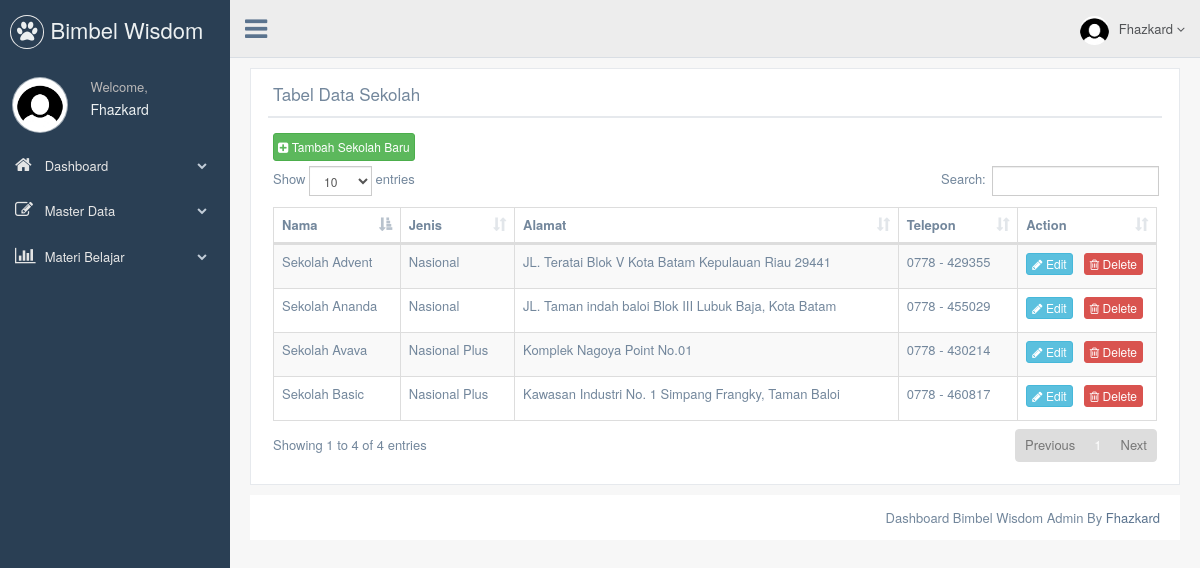
Page /dashboard/sekolah/index.php (signed in) on the committed database.
### tables this page shows
CREATE TABLE `sekolah` (
  `sekolah_id` int(11) NOT NULL,
  `nama` varchar(30) NOT NULL,
  `jenis` varchar(20) NOT NULL,
  `alamat` text NOT NULL,
  `tlp` varchar(20) NOT NULL
);

### dashboard/sekolah/index.php (the view, shortened to what this page needs)
<?php include "../header.php";?>
        <div class="row">
            <div class="col-md-12 col-sm-12 col-xs-12">
                <div class="x_panel">
                <div class="x_title">
                  <h2>Tabel Data Sekolah</h2>
                  <div class="clearfix"></div>
                </div>
                <div class="x_content">
                    <a href="#" class="btn btn-success btn-xs" style="padding:4px;" data-toggle="modal" data-target=".tambah"><i class="fa fa-plus-square" ></i> Tambah Sekolah Baru</a>
                  <table id="datatable-responsive" class="table table-striped table-bordered dt-responsive nowrap" cellspacing="0" width="100%">
                    <thead>
                      <tr>
                        <th>Nama </th>
                        <th>Jenis </th>
                        <th>Alamat </th>
                        <th>Telepon </th>
                        <th>Action</th>
                      </tr>
                    </thead>
					<tbody>
					<?php
						include '../../koneksi/konek.php';
						$selek_data = mysqli_query($koneksi, "SELECT * FROM sekolah");
						while($data = mysqli_fetch_array($selek_data)){
							?>
                      <tr class=" ">
                        <td class=" "><?php echo $data['nama']; ?></td>
                        <td class=" "><?php echo $data['jenis']; ?></td>
                        <td class=" "><?php echo $data['alamat']; ?></td>
                        <td class="a-right a-right "><?php echo $data['tlp']; ?></td>
                        <td class=" last">
							<a id="edit_link" href="#" class="btn btn-info btn-xs last" data-toggle="modal" data-target=".edit"
							data-sekolah_id="<?php echo $data['sekolah_id']; ?>"
							data-nama="<?php echo $data['nama']; ?>"
							data-jenis="<?php echo $data['jenis']; ?>"
							data-alamat="<?php echo $data['alamat']; ?>"
							data-tlp="<?php echo $data['tlp']; ?>"><i class="fa fa-pencil"></i> Edit</a>
							<form method="post" action="../../koneksi/delete.php" style="width:auto;float:right;">
								<button type="submit" class="btn btn-danger btn-xs last" onclick="return konfirmasi()"><i class="fa fa-trash-o"></i> Delete</button>
							</form>
                        </td>
                      </tr>
					<?php
					}
					?>
                    </tbody>
                  </table>
                </div>
              </div>
            </div>
          </div>
<?php include "../footer.php";?>

### content/css/site.css (style rules this page uses)
td.last { width: 124px; }

### rows in the picture
sekolah: nama "Sekolah Advent", jenis "Nasional", alamat "JL. Teratai Blok V Kota Batam Kepulauan Riau 29441", tlp "0778 - 429355"
sekolah: nama "Sekolah Ananda", jenis "Nasional", alamat "JL. Taman indah baloi Blok III Lubuk Baja, Kota Batam", tlp "0778 - 455029"
sekolah: nama "Sekolah Avava", jenis "Nasional Plus", alamat "Komplek Nagoya Point No.01", tlp "0778 - 430214"
sekolah: nama "Sekolah Basic", jenis "Nasional Plus", alamat "Kawasan Industri No. 1 Simpang Frangky, Taman Baloi", tlp "0778 - 460817"
